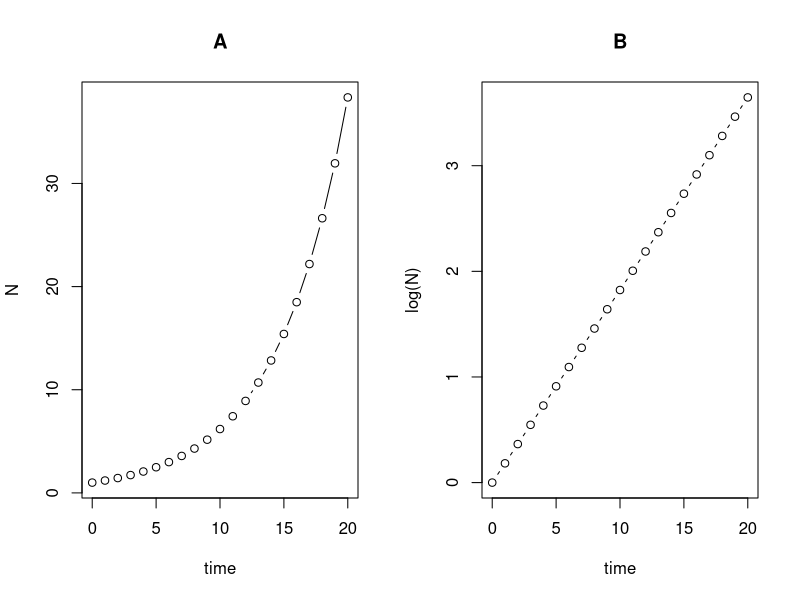
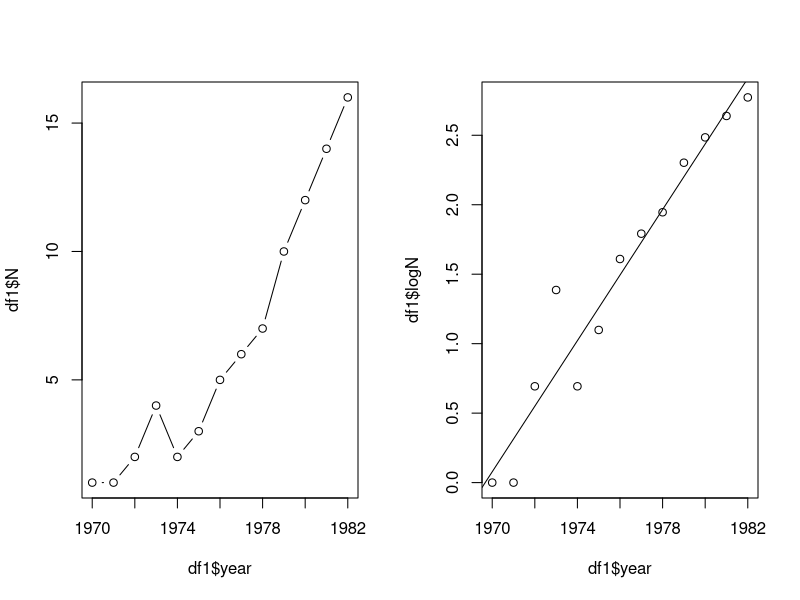

R code for these plots, in order:
## ---- chunk 1
require(tidyverse)
startPop <- 1
lambda <- 1.2
df1 <- data.frame(time = 0:20) %>% 
  mutate(N = lambda^time * startPop)
## ---- chunk 2
par(mfrow=c(1,2))
plot(df1$time, df1$N, type = "b", xlab = "time", ylab = "N")
title("A")
plot(df1$time, log(df1$N), type = "b", xlab = "time", ylab = "log(N)")
title("B")
## ---- chunk 3
df1 <- data.frame(year = 1970:1982, N = c(1,1,2,4,2,3,5,6,7,10,12,14,16))
plot(df1$year,df1$N, type = "b")
## ---- chunk 4
df1$logN <- log(df1$N)
plot(df1$year,df1$logN)

mod1 <- lm(logN~year,data = df1)
summary(mod1)


abline(mod1)

